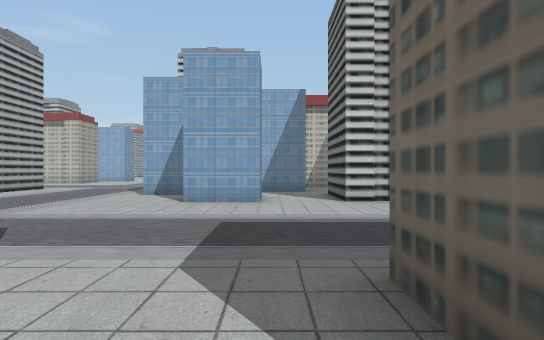
View 1 (above)

24 first-person views from a walk through a 3-D level made in the Unity game engine. The camera is 1.4 m above the floor, looks level and sees 70° across. The floor is counted in squares, 2 m on a side. Each view is taken from the middle of a square. On the plan, view 1 faces up. The plan holds only what a view shows up to about 11 squares ahead; the rest is blank. The place goes on beyond the plan. The player character is not drawn. Some surface patterns are stand-ins.

View 2
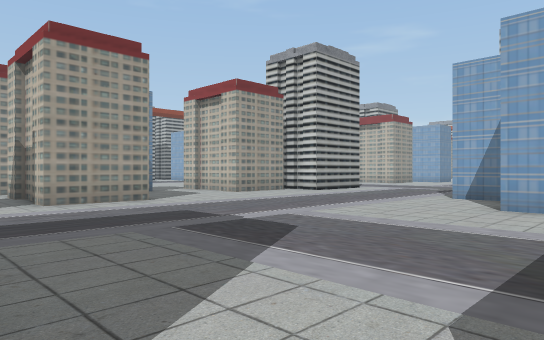

View 3
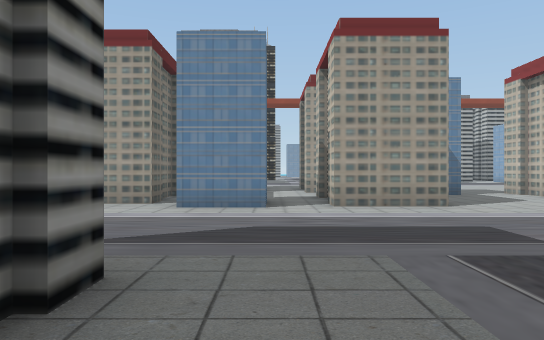

View 4
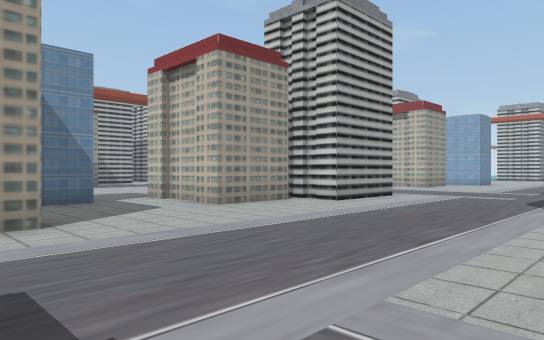

View 5
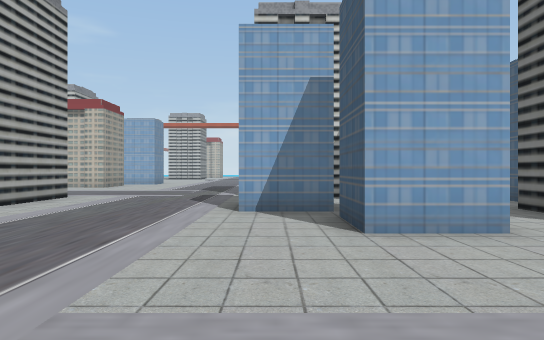

View 6
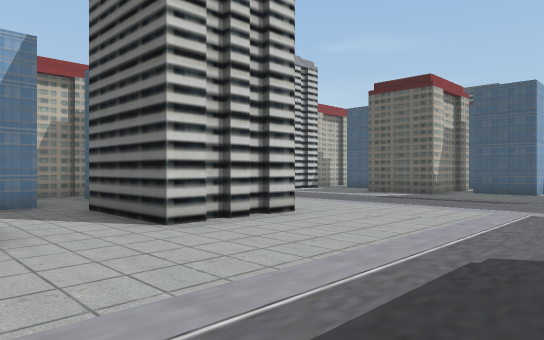

View 7
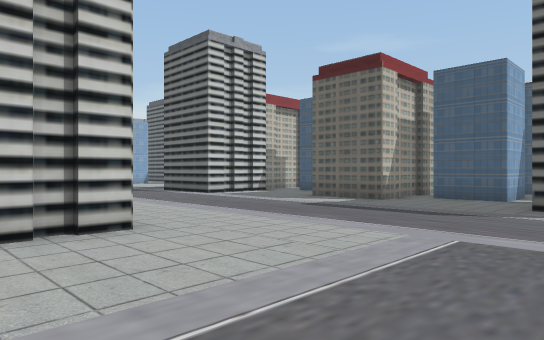

View 8
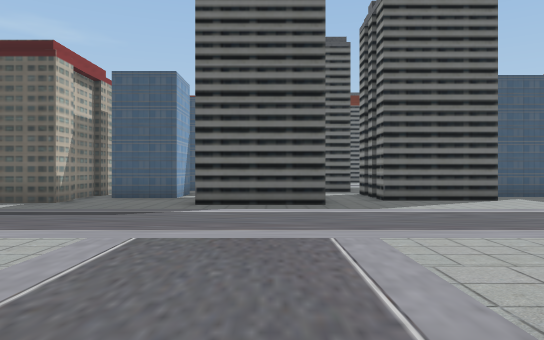

View 9
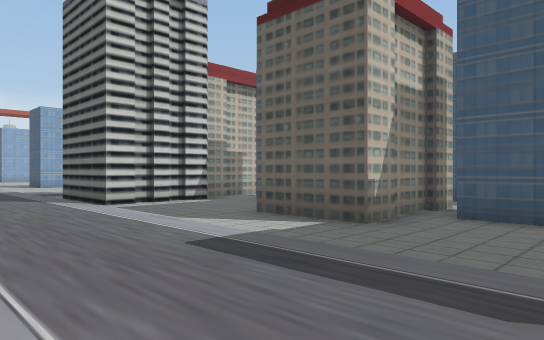

View 10
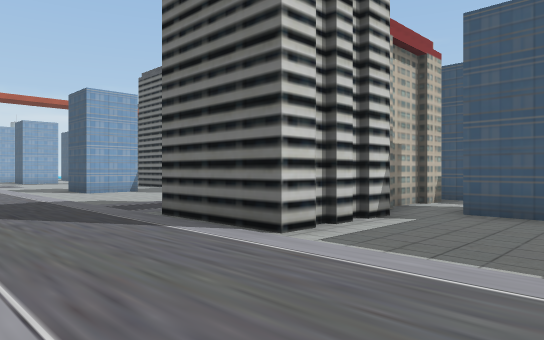

View 11
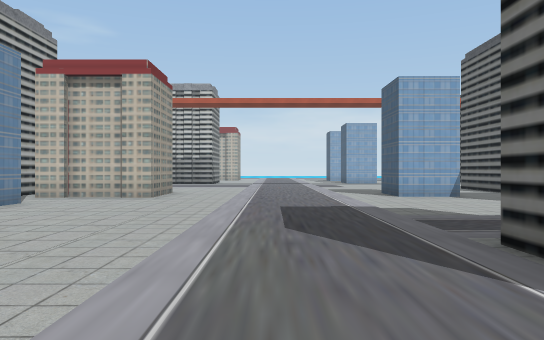

View 12
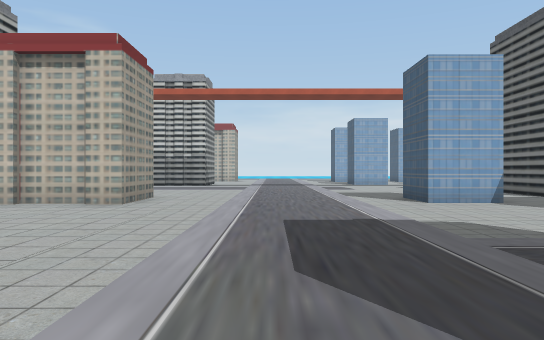

View 13
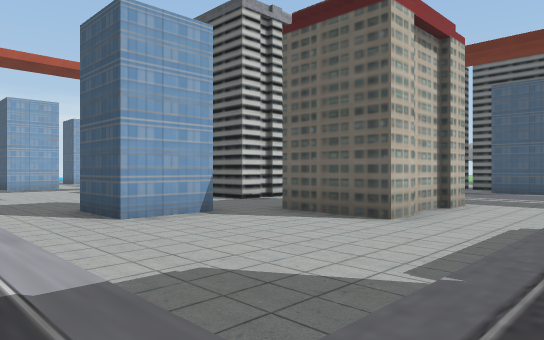

View 14
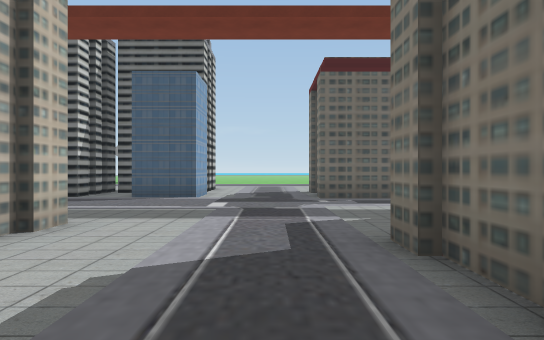

View 15
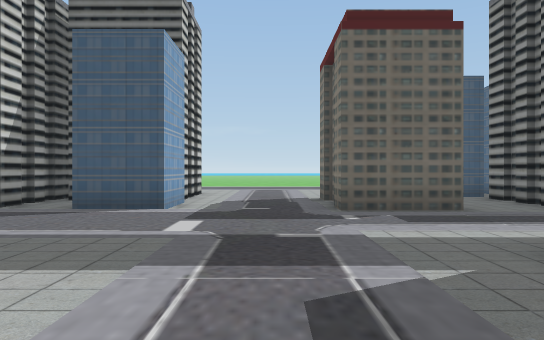

View 16
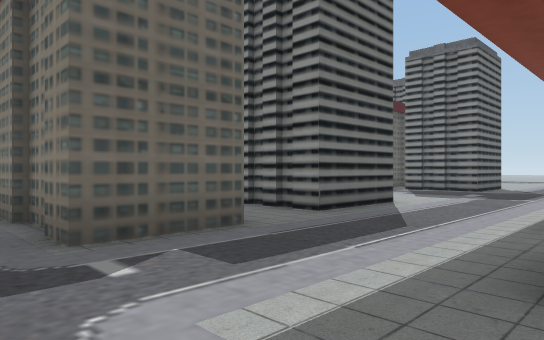

View 17
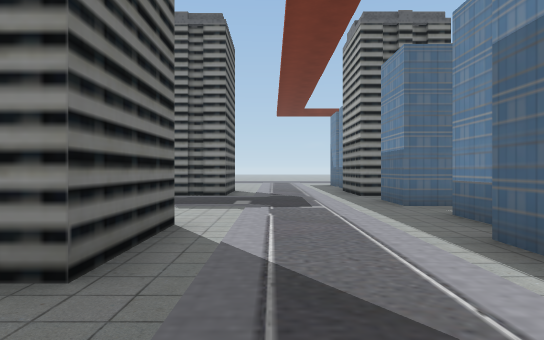

View 18
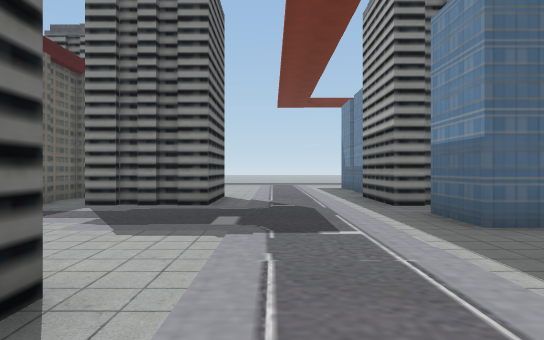

View 19
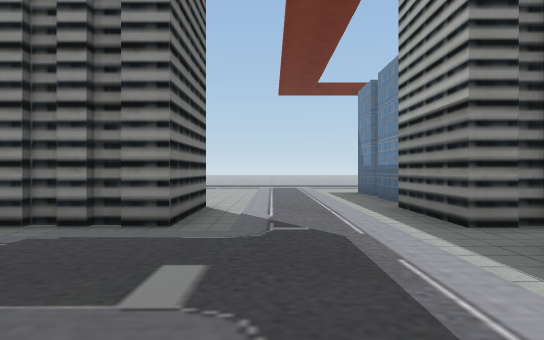

View 20
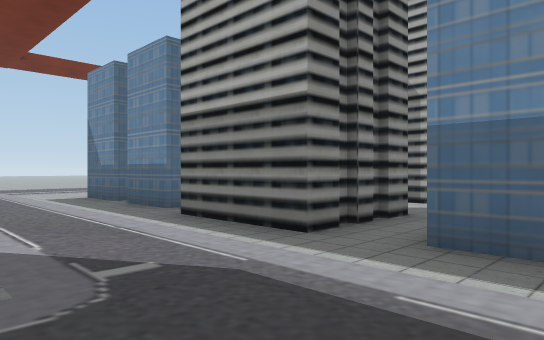

View 21
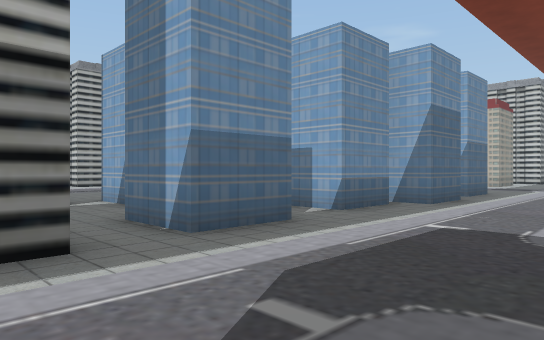

View 22
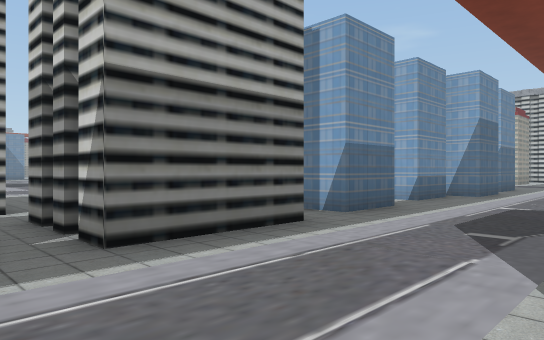

View 23
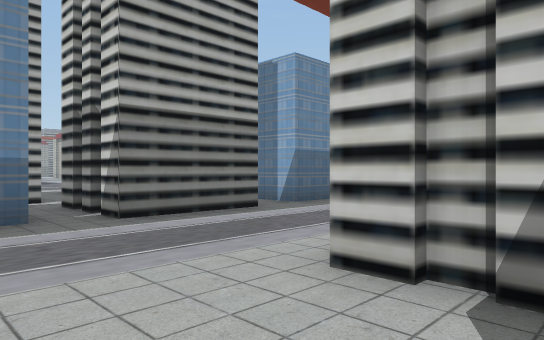

View 24
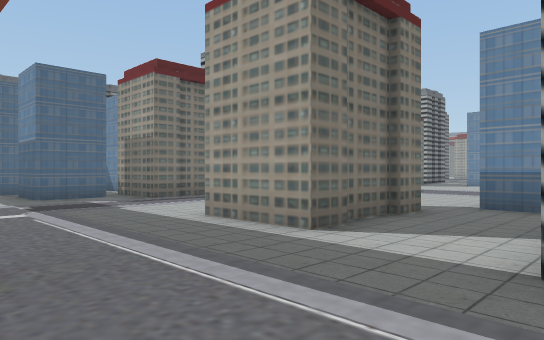

### Floor plan
Key: @ floor where view 1 was taken; # wall or solid block; x gap in a wall; . floor; B building.
Columns run from 13 left of view 1 to 24 right of it. Each row starts with its distance up from view 1.
 26                  ........  .##B. .
 25               B  #......##.......
 24              #####......#B........ ###
 23               #............###.......#
 22               .............###......
 21               #............##B....B
 20               B...................BB.B
 19                 ......................
 18                 ......... ............
 17                 B.....#B  ...........#
 16        ..      ## ....#   ###.....#
 15      .....     .x ....# ####B#B...B
 14    B#.....    B.BB ...###....##......
 13     #.....    #.#  .......#    .......
 12    B#..... B ...   .......#B   ....###
 11    B......## ..#  ......#    B#....
 10    #.......B ..## ......##    B....BB
  9 .###.......##..B##......B##  #B.....
  8 .........................B#  ........
  7  #.......................##  B#......
  6  B...........................##.......
  5   B #..................#   ...........
  4     #........... ......#  ..#B#....BB#
  3  .###..........  ......#BB.   #....
  2  .. B.........#B  .......... ##....#
  1      .....#B .#    .....####........
  0     B....    @      ....#    B#.....
 -1   B##..               ..#    B#......

Positions as (right, up) in squares from view 1, and headings:
1: (0, 0), facing up
2: (0, 1), facing up-left
3: (-1, 2), facing left
4: (-3, 4), facing up-left
5: (-3, 4), facing up
6: (-1, 4), facing up-right
7: (2, 4), facing up-right
8: (2, 4), facing right
9: (6, 6), facing up-right
10: (6, 11), facing up-right
11: (7, 13), facing up
12: (7, 15), facing up
13: (8, 18), facing up-right
14: (11, 18), facing right
15: (14, 18), facing right
16: (17, 18), facing down-right
17: (20, 15), facing down
18: (20, 12), facing down
19: (20, 9), facing down
20: (21, 7), facing down-left
21: (21, 3), facing up-left
22: (21, 0), facing up-left
23: (23, -1), facing up-left
24: (20, 26), facing down-left
